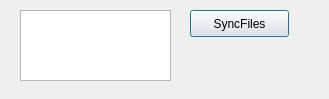
<?xml version="1.0" encoding="UTF-8"?>
<ui version="4.0">
 <class>AccountDialog</class>
 <widget class="QDialog" name="AccountDialog">
  <property name="enabled">
   <bool>true</bool>
  </property>
  <property name="geometry">
   <rect>
    <x>0</x>
    <y>0</y>
    <width>329</width>
    <height>99</height>
   </rect>
  </property>
  <property name="windowTitle">
   <string>Kuaipan</string>
  </property>
  <widget class="QTextBrowser" name="profile">
   <property name="geometry">
    <rect>
     <x>20</x>
     <y>10</y>
     <width>151</width>
     <height>71</height>
    </rect>
   </property>
  </widget>
  <widget class="QPushButton" name="downloadButton">
   <property name="geometry">
    <rect>
     <x>190</x>
     <y>10</y>
     <width>99</width>
     <height>27</height>
    </rect>
   </property>
   <property name="text">
    <string>SyncFiles</string>
   </property>
  </widget>
 </widget>
 <resources/>
 <connections/>
</ui>
